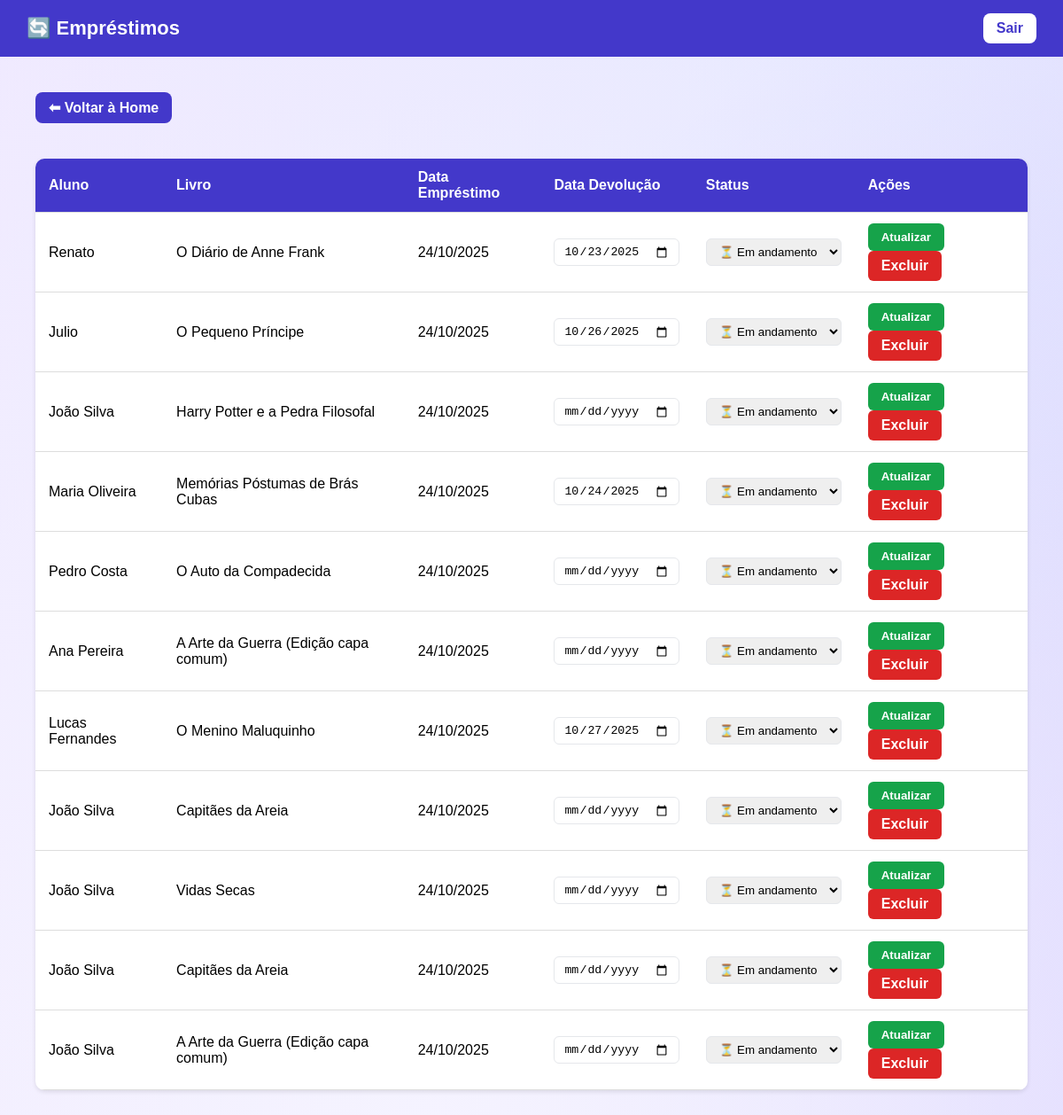
The page /bibliotecarias/emprestimos/ on the database as committed earlier.
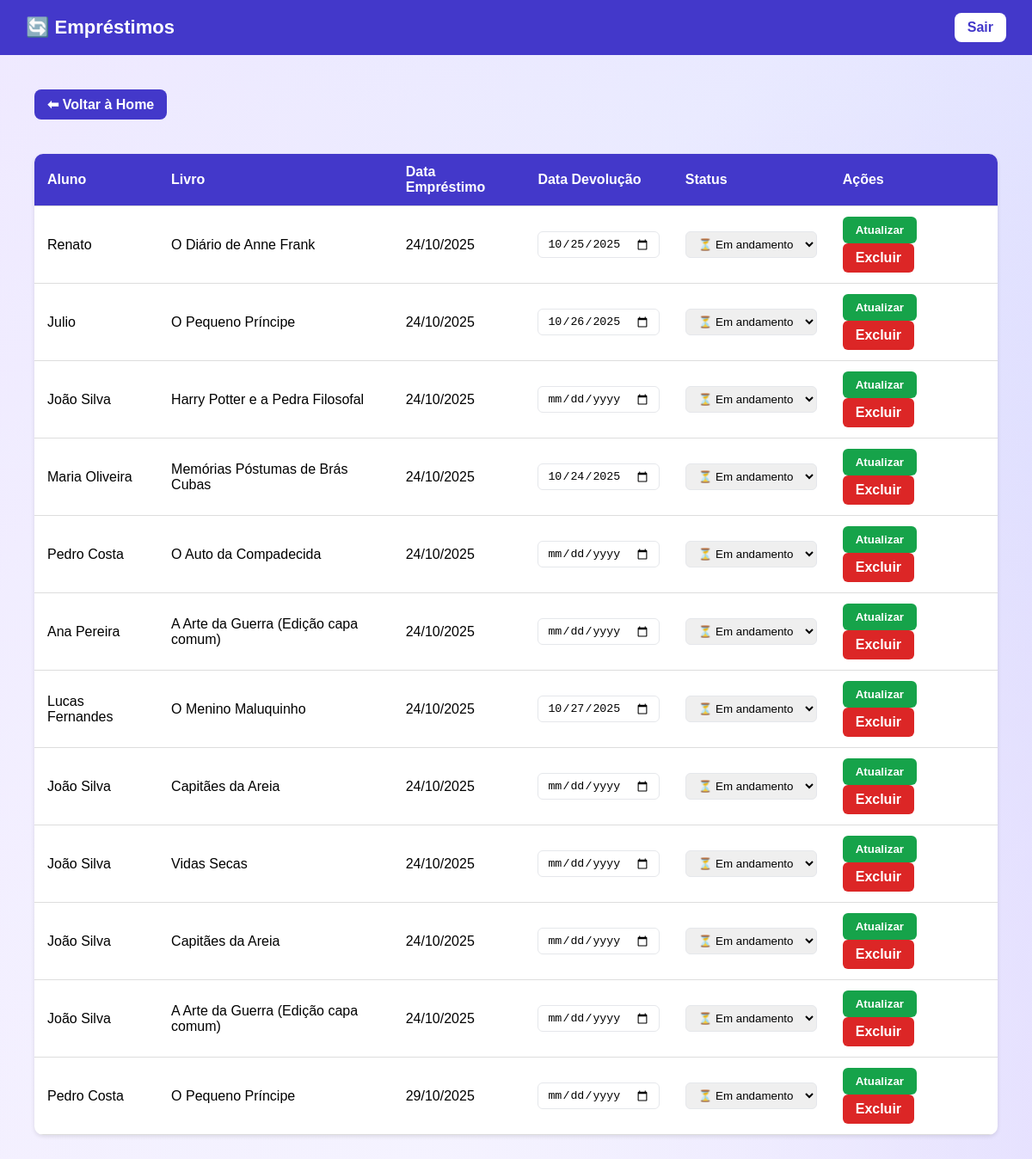
The same page on the database as committed later.
### emprestimos/models.py (models this page shows, shortened)
class Emprestimo(models.Model):
    aluno = models.ForeignKey(settings.AUTH_USER_MODEL, on_delete=models.CASCADE)
    livro = models.ForeignKey(Livro, on_delete=models.CASCADE)
    data_emprestimo = models.DateField(auto_now_add=True)
    data_devolucao = models.DateField(null=True, blank=True)
    devolvido = models.BooleanField(default=False)

### contas/models.py (models this page shows, shortened)
class Usuario(AbstractUser):
    nome = models.CharField(max_length=100)
    ra = models.CharField(max_length=20, unique=True)
    email = models.EmailField(unique=True)
    ANOS = [
        ("Ensino Fundamental", [
            ('1º Ano - Fundamental', '1º Ano - Fundamental'),
            ('2º Ano - Fundamental', '2º Ano - Fundamental'),
            ('3º Ano - Fundamental', '3º Ano - Fundamental'),
            ('4º Ano - Fundamental', '4º Ano - Fundamental'),
            ('5º Ano - Fundamental', '5º Ano - Fundamental'),
            ('6º Ano - Fundamental', '6º Ano - Fundamental'),
            ('7º Ano - Fundamental', '7º Ano - Fundamental'),
            ('8º Ano - Fundamental', '8º Ano - Fundamental'),
            ('9º Ano - Fundamental', '9º Ano - Fundamental'),
        ]),
        ("Ensino Médio", [
            ('1º Ano - Médio', '1º Ano - Médio'),
            ('2º Ano - Médio', '2º Ano - Médio'),
            ('3º Ano - Médio', '3º Ano - Médio'),
        ]),
    ]
    ano_escolar = models.CharField(max_length=30, choices=ANOS, blank=True, null=True)
    USERNAME_FIELD = 'email'
    REQUIRED_FIELDS = [ 'nome', 'ra', 'ano_escolar']

### bibliotecarias/models.py (models this page shows, shortened)
class Livro(models.Model):
    isbn_validator = RegexValidator(
        regex=r'^\d{13}$',
        message='O ISBN deve conter exatamente 13 dígitos numéricos.'
    )
    titulo = models.CharField(max_length=200)
    autor = models.CharField(max_length=100)
    categoria = models.CharField(max_length=100)
    ano_publicacao = models.PositiveIntegerField()
    quantidade = models.PositiveIntegerField(default=1)
    isbn = models.CharField(
        max_length=13,
        unique=True,
        validators=[isbn_validator]
    )
    disponivel = models.BooleanField(default=True)

### bibliotecarias/views.py (the view, shortened to what this page needs)
# urls.py: path('emprestimos/', views.ver_emprestimos, name='ver_emprestimos'),
def ver_emprestimos(request):
    emprestimos = Emprestimo.objects.all()
    return render(request, 'bibliotecarias/ver_emprestimos.html', {'emprestimos': emprestimos})

### bibliotecarias/templates/bibliotecarias/ver_emprestimos.html (shortened to what this page needs)
<!DOCTYPE html>
<html lang="pt-br">
<head>
</head>
<body>
<header>
    <h1>🔄 Empréstimos</h1>
    <a class="logout" href="{% url 'logout' %}">Sair</a>
</header>
<main>
    <a class="voltar" href="{% url 'home_bibliotecaria' %}">⬅ Voltar à Home</a>
    {% if emprestimos %}
        <table>
            <thead>
                <tr>
                    <th>Aluno</th>
                    <th>Livro</th>
                    <th>Data Empréstimo</th>
                    <th>Data Devolução</th>
                    <th>Status</th>
                    <th>Ações</th>
                </tr>
            </thead>
            <tbody>
                {% for emp in emprestimos %}
                <tr>
                    <form method="POST">
                        <td>{{ emp.aluno.nome }}</td>
                        <td>{{ emp.livro.titulo }}</td>
                        <td>{{ emp.data_emprestimo|date:"d/m/Y" }}</td>
                        <td>
                            <input type="date" name="data_devolucao" value="{{ emp.data_devolucao|date:'Y-m-d' }}">
                        </td>
                        <td>
                            <select name="status">
                                <option value="Em andamento" {% if emp.status == "Em andamento" %}selected{% endif %}>⏳ Em andamento</option>
                            </select>
                        </td>
                        <td class="acoes">
                            <button type="submit" class="btn btn-success">Atualizar</button>
                            <a href="{% url 'excluir_emprestimo' emp.id %}" class="btn btn-danger">Excluir</a>
                        </td>
                    </form>
                </tr>
                {% endfor %}
            </tbody>
        </table>
    {% else %}
        <p>Nenhum empréstimo registrado.</p>
    {% endif %}
</main>
</body>
</html>

Rows that differ between the two databases and show on the page:
changed Emprestimo "Renato": data_devolucao "10/23/2025" → "10/25/2025"
added Emprestimo: aluno.nome "Pedro Costa", livro.titulo "O Pequeno Príncipe", data_emprestimo "29/10/2025"
